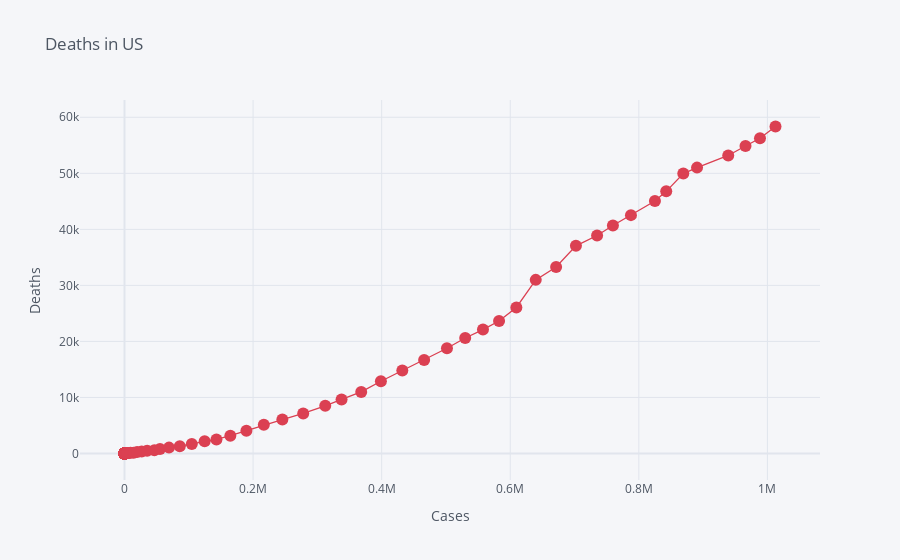

The notebook cell this image was saved under:
### Code cell
#deaths toll
america.iplot(kind = 'scatter', x = 'total_cases', y = 'total_deaths', mode = 'lines+markers', colors = 'red', title = 'Deaths in US', xTitle='Cases', yTitle='Deaths')

### Figure 1 — Plotly figure (JSON) as saved in the notebook; plotly's stock layout.template omitted (floating-point values rounded to 4 significant figures)
{"data": [{"name": "total_deaths", "text": "", "y": [0, 0, 0, 0, 0, 0, 0, 0, 0, 0, 0, 0, 0, 0, 0, 0, 0, 0, 0, 0, 0, 0, 0, 0, 0, 0, 0, 0, 0, 0, 0, 0, 0, 0, 0, 0, 0, 0, 0, 0, 0, 0, 0, 0, 0, 0, 0, 0, 0, 0, 0, 0, 0, 0, 0, 0, 0, 0, 0, 0, 0, 1, 2, 6, 9, 11, 12, 14, 17, 21, 26, 28, 30, 40, 47, 57, 69, 85, 108, 150, 150, 260, 340, 471, 590, 801, 1050, 1296, 1707, 2191, 2509, 3170, 4079, 5138, 6053, 7157, 8501, 9647, 10989, 12895, 14817, 16690, 18777, 20608, 22108, 23649, 26057, 30985, 33284, 37054, 38910, 40682, 42539, 45063, 46784, 49963, 51017, 53189, 54876, 56245, 58355], "mode": "lines+markers", "marker": {"symbol": "circle", "size": 12}, "x": [0, 0, 0, 0, 0, 0, 0, 0, 0, 0, 0, 0, 0, 0, 0, 0, 0, 0, 0, 0, 0, 1, 1, 1, 1, 2, 2, 5, 5, 5, 5, 6, 7, 8, 11, 11, 11, 12, 12, 12, 12, 12, 13, 13, 14, 15, 15, 15, 15, 15, 15, 15, 16, 35, 35, 35, 53, 53, 59, 60, 66, 69, 89, 103, 125, 159, 233, 338, 433, 554, 754, 1025, 1312, 1663, 2174, 2951, 3774, 4661, 6427, 9415, 14250, 19624, 26747, 35206, 46442, 55231, 69194, 85991, 104686, 124665, 143025, 164620, 189618, 216721, 245540, 277965, 312237, 337635, 368196, 398809, 432132, 466033, 501560, 529951, 557571, 582594, 609516, 639664, 671331, 702164, 735086, 759687, 787752, 825041, 842629, 869172, 890524, 939053, 965910, 988451, 1012583], "line": {"color": "rgba(219, 64, 82, 1.0)", "dash": "solid", "shape": "linear", "width": 1.3}, "type": "scatter"}], "layout": {"title": {"text": "Deaths in US", "font": {"color": "#4D5663"}}, "paper_bgcolor": "#F5F6F9", "plot_bgcolor": "#F5F6F9", "yaxis": {"tickfont": {"color": "#4D5663"}, "zerolinecolor": "#E1E5ED", "title": {"text": "Deaths", "font": {"color": "#4D5663"}}, "gridcolor": "#E1E5ED", "showgrid": true}, "xaxis": {"tickfont": {"color": "#4D5663"}, "zerolinecolor": "#E1E5ED", "title": {"text": "Cases", "font": {"color": "#4D5663"}}, "gridcolor": "#E1E5ED", "showgrid": true}, "legend": {"bgcolor": "#F5F6F9", "font": {"color": "#4D5663"}}}}
